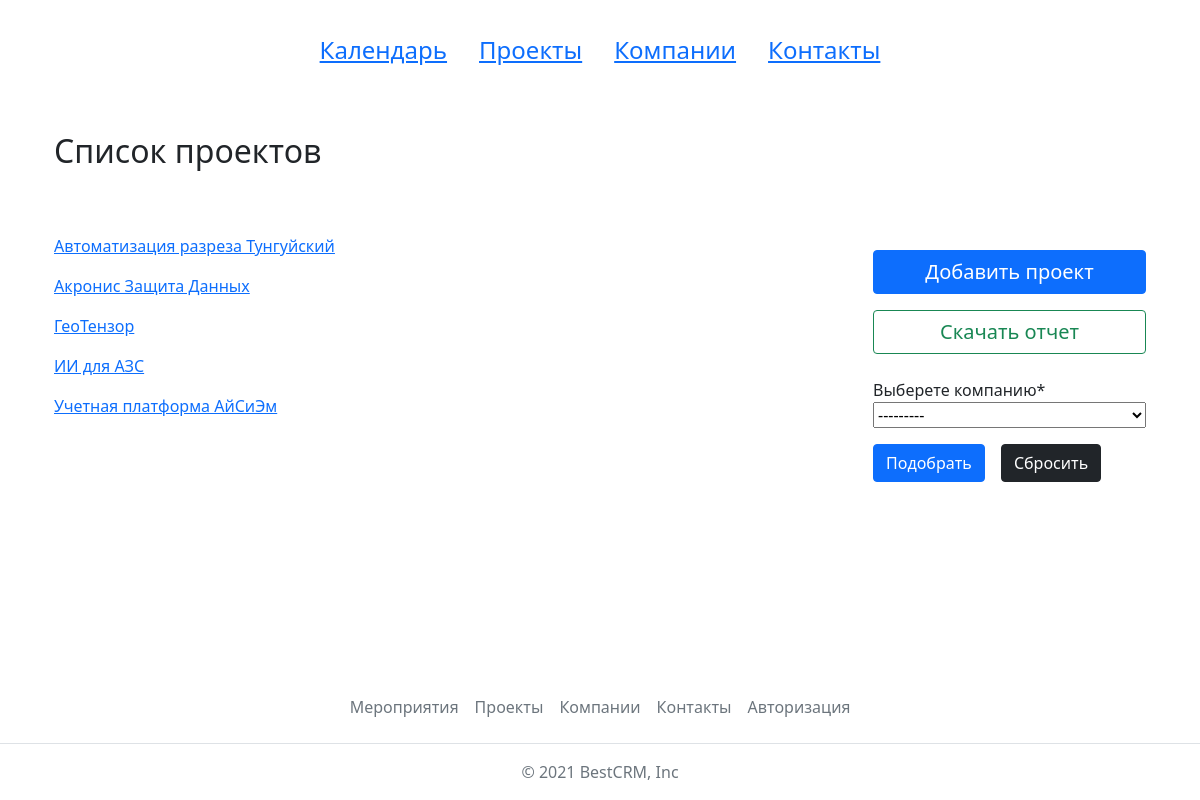
/projects/, run on the app's committed database.
### crm/models.py (models this page shows, shortened)
class Project(models.Model):
    name = models.CharField(max_length=500, unique=True, verbose_name='Короткое название проекта')
    full_name = models.CharField(max_length=500, unique=True, blank=True, verbose_name='Полное название проекта')
    description = models.TextField(null=True, verbose_name='Описание')
    start_date = models.DateField(null=True, verbose_name='Начало проекта')
    end_date = models.DateField(null=True, verbose_name='Окончание проекта')
    grant = models.FloatField(null=True, verbose_name='Грант')
    full_cost = models.FloatField(null=True, verbose_name='Бюджет проекта')
    company = models.ForeignKey(Company, on_delete=models.CASCADE, related_name='projects', verbose_name='Компания')
    contacts = models.ManyToManyField(Contact, related_name='projects', verbose_name='Контакты')
    class Meta:
        verbose_name = 'Проект'
        verbose_name_plural = 'Проекты'

### crm/views.py (the view)
# urls.py: path('projects/', views.project_list_view, name='projects'),
def project_list_view(request):
    project_list = Project.objects.all().order_by('name')
    form = FilterByCompanyForm()
    company = None
    if request.method == "POST":
        form = FilterByCompanyForm(request.POST)
        if form.is_valid():
            company = form.cleaned_data['company']
            project_list = Project.objects.filter(company=company).order_by('name')
    ctx = {
        'project_list': project_list,
        'form': form,
        'company': company,
    }
    return render(request, 'crm/project_list.html', ctx)

### crm/forms.py
class FilterByCompanyForm(forms.Form):
    company = forms.ModelChoiceField(queryset=Company.objects.all().order_by('short_name'), label='Выберете компанию')

### crm/models.py (called while the page is built)
    def __str__(self):
        return f'{self.short_name}'

### crm/templates/crm/project_list.html (shortened to what this page needs)
{% extends 'base.html'%}
{% load crispy_forms_tags %}
{% block content %}
<div class="container mt-3">
  <h2 class="my-3">Список проектов</h2>
  <div class="d-flex justify-content-between">
    <div class="col-7 mt-5">
      {% for project in project_list %}
      <p><a href="{% url 'project_details' project.id %}">{{project.name}}</a></p>
      {% empty %}
      <h4>Список проектов пуст</h4>
      {% endfor %}
    </div>
    <div class="position-sticky">
      <div class="d-flex flex-column mt-3 ms-5">
        <a class="btn btn-primary mt-5 fs-5" href="{% url 'project_add' %}">Добавить проект</a>
        {% if company.id is not None %}
        <a class="btn btn-outline-success mt-3 fs-5" href="{% url 'company_project_list_status_report' company.id %}">Скачать отчет</a>
        {% else %}
        <a class="btn btn-outline-success mt-3 fs-5" href="{% url 'project_list_status_report' %}">Скачать отчет</a>
        {% endif %}
        <form class="mt-4" method="post">
          {{form|crispy}}
          <div class="d-flex justify-content-start">
            <input class="btn btn-primary mt-3" type="submit" value="Подобрать">
            <a class="btn btn-dark mt-3 ms-3 " href="{% url 'projects' %}">Сбросить</a>
          </div>
        </form>
      </div>
    </div>
  </div>
</div>
{% endblock %}

### data on the page
Project: name "Автоматизация разреза Тунгуйский"
Project: name "Акронис Защита Данных"
Project: name "ГеоТензор"
Project: name "ИИ для АЗС"
Project: name "Учетная платформа АйСиЭм"
